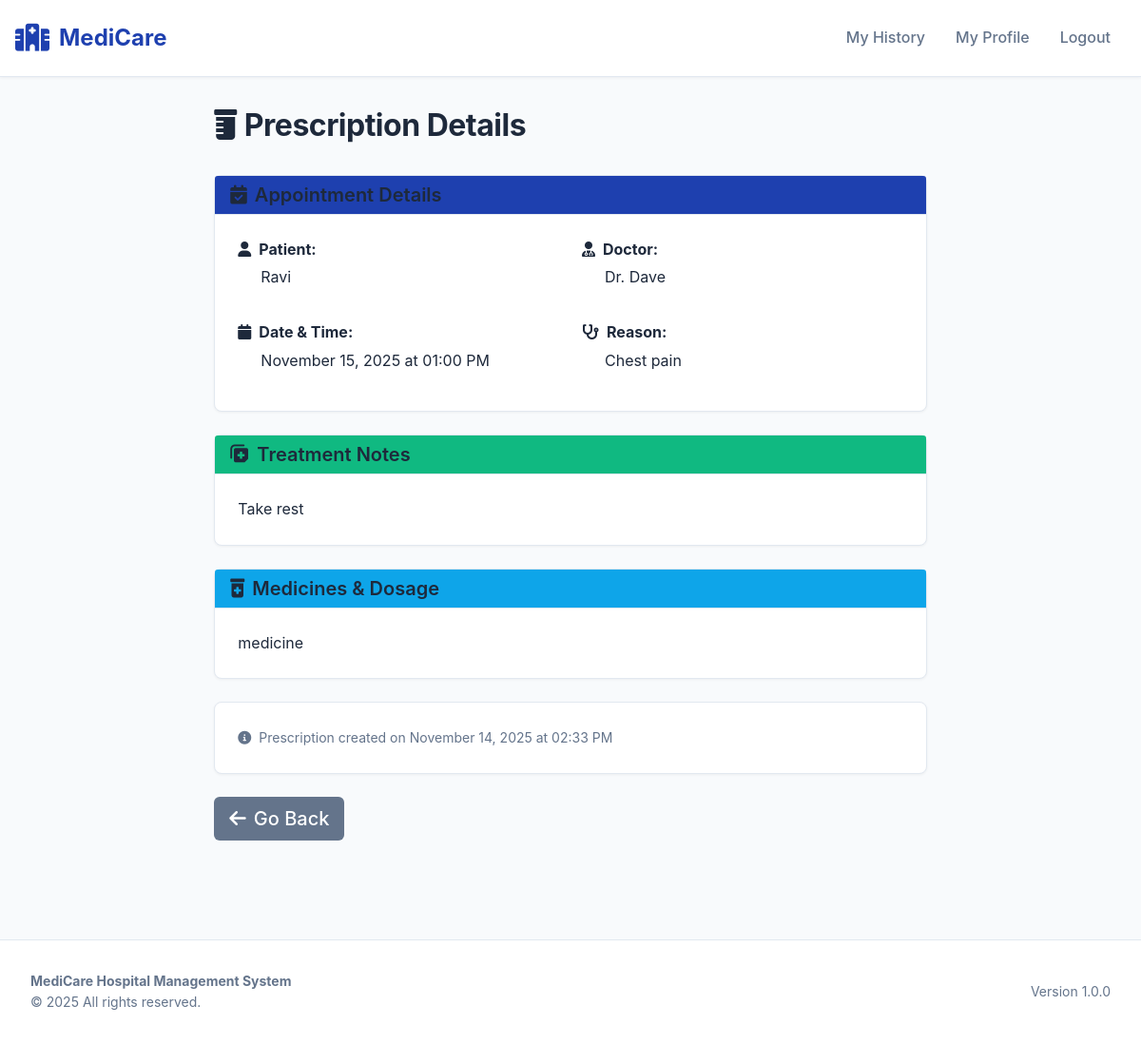
Page /prescription/view/4 on the committed database.
### application/models.py (models this page shows)
class User(db.Model):
    id = db.Column(db.Integer, primary_key=True)
    username = db.Column(db.String(80), unique = True, nullable = False)
    email = db.Column(db.String(100), unique = True, nullable = False)
    password = db.Column(db.String(20), nullable = False)
    phone = db.Column(db.String(15), nullable=True)
    type = db.Column(db.String(20), nullable = False, default='user')
    requests = db.relationship('Appointment', backref='user', lazy=True)

class Doctors(db.Model):
    id = db.Column(db.Integer, primary_key=True)
    name = db.Column(db.String(80), nullable = False)
    specialization = db.Column(db.String(100), nullable = False)
    email = db.Column(db.String(100), unique = True, nullable = False)
    password = db.Column(db.String(20), nullable = False)
    is_active = db.Column(db.Boolean, default=True, nullable=False)
    requests = db.relationship('Appointment', backref='doctor', lazy=True)
    slots = db.relationship('Slot', backref='doctor', lazy=True)

class Appointment(db.Model):
    __tablename__ = "appointments"
    id = db.Column(db.Integer, primary_key=True)
    user_id = db.Column(db.Integer, db.ForeignKey('user.id'), nullable=False)        # if your users table is 'user'
    doctor_id = db.Column(db.Integer, db.ForeignKey('doctors.id'), nullable=False)   # point to doctors table
    appointment_date = db.Column(db.DateTime, nullable=False)
    slot_id = db.Column(db.Integer, db.ForeignKey('slots.id'), nullable=True)
    reason = db.Column(db.String(500))   # store short reason
    status = db.Column(db.String(20), nullable=False, default='scheduled')
    created_at = db.Column(db.DateTime, default=datetime.utcnow)
    __table_args__ = (
        db.UniqueConstraint('doctor_id', 'appointment_date', name='uix_doctor_appointment_dt'),
    )

class Prescription(db.Model):
    __tablename__ = 'prescriptions'
    id = db.Column(db.Integer, primary_key=True)
    appointment_id = db.Column(db.Integer, db.ForeignKey('appointments.id'), nullable=False)
    doctor_id = db.Column(db.Integer, db.ForeignKey('doctors.id'), nullable=False)
    treatment_notes = db.Column(db.String(1000))  # treatment details
    prescription_text = db.Column(db.String(2000))  # medicine/prescription details
    image_path = db.Column(db.String(500))  # path to uploaded prescription image
    created_at = db.Column(db.DateTime, default=datetime.utcnow)
    appointment = db.relationship('Appointment', backref='prescription', uselist=False)
    doctor = db.relationship('Doctors', backref='prescriptions')

### application/controllers.py (the view)
@app.route('/prescription/view/<int:appointment_id>')
def view_prescription(appointment_id):
    appt = Appointment.query.get(appointment_id)
    if not appt:
        return redirect('/login')
    prescription = Prescription.query.filter_by(appointment_id=appointment_id).first()
    return render_template('view_prescription.html', appointment=appt, prescription=prescription)

### templates/view_prescription.html (shortened to what this page needs)
{% extends "base.html" %}
{% block nav_items %}
    <li class="nav-item">
        <a class="nav-link" href="/patient/history/{{ appointment.user_id }}">My History</a>
    </li>
    <li class="nav-item">
        <a class="nav-link" href="/patient/profile/{{ appointment.user_id }}">My Profile</a>
    </li>
    <li class="nav-item">
        <a class="nav-link" href="/logout">Logout</a>
    </li>
{% endblock %}
{% block content %}
<div class="row">
    <div class="col-lg-8 mx-auto">
        <h1 class="page-title">
            <i class="fas fa-prescription-bottle me-2"></i>Prescription Details
        </h1>
        <div class="card mb-4">
            <div class="card-header bg-primary text-white">
                <h5 class="mb-0">
                    <i class="fas fa-calendar-check me-2"></i>Appointment Details
                </h5>
            </div>
            <div class="card-body">
                <div class="row">
                    <div class="col-md-6 mb-3">
                        <p class="mb-1">
                            <strong><i class="fas fa-user me-2"></i>Patient:</strong>
                        </p>
                        <p class="ms-4">{{ appointment.user.username }}</p>
                    </div>
                    <div class="col-md-6 mb-3">
                        <p class="mb-1">
                            <strong><i class="fas fa-user-md me-2"></i>Doctor:</strong>
                        </p>
                        <p class="ms-4">Dr. {{ appointment.doctor.name }}</p>
                    </div>
                    <div class="col-md-6 mb-0">
                        <p class="mb-1">
                            <strong><i class="fas fa-calendar me-2"></i>Date & Time:</strong>
                        </p>
                        <p class="ms-4">{{ appointment.appointment_date.strftime('%B %d, %Y at %I:%M %p') }}</p>
                    </div>
                    <div class="col-md-6 mb-0">
                        <p class="mb-1">
                            <strong><i class="fas fa-stethoscope me-2"></i>Reason:</strong>
                        </p>
                        <p class="ms-4">{{ appointment.reason }}</p>
                    </div>
                </div>
            </div>
        </div>
        {% if prescription %}
            <div class="card mb-4">
                <div class="card-header bg-success text-white">
                    <h5 class="mb-0">
                        <i class="fas fa-notes-medical me-2"></i>Treatment Notes
                    </h5>
                </div>
                <div class="card-body">
                    <p class="mb-0">{{ prescription.treatment_notes }}</p>
                </div>
            </div>
            <div class="card mb-4">
                <div class="card-header bg-info text-white">
                    <h5 class="mb-0">
                        <i class="fas fa-prescription-bottle-alt me-2"></i>Medicines & Dosage
                    </h5>
                </div>
                <div class="card-body">
                    <p class="mb-0" style="white-space: pre-line;">{{ prescription.prescription_text }}</p>
                </div>
            </div>
            <div class="card mb-4">
                <div class="card-body">
                    <small class="text-muted">
                        <i class="fas fa-info-circle me-2"></i>Prescription created on {{ prescription.created_at.strftime('%B %d, %Y at %I:%M %p') }}
                    </small>
                </div>
            </div>
        {% endif %}
        <div class="mb-4">
            <a href="javascript:history.back()" class="btn btn-secondary btn-lg">
                <i class="fas fa-arrow-left me-2"></i>Go Back
            </a>
        </div>
    </div>
</div>
{% endblock %}

### templates/base.html (style rules this page uses)
:root { --primary: #1e40af; --primary-dark: #1e3a8a; --primary-light: #3b82f6; --secondary: #64748b; --success: #10b981; --warning: #f59e0b; --danger: #ef4444; --light-bg: #f8fafc; --border-color: #e2e8f0; --text-primary: #1e293b; --text-secondary: #64748b; }
* { margin: 0; padding: 0; box-sizing: border-box; }
body { background-color: var(--light-bg); color: var(--text-primary); font-family: -apple-system, BlinkMacSystemFont, 'Segoe UI', Roboto, 'Helvetica Neue', Arial, sans-serif; line-height: 1.6; }
.nav-link { color: var(--text-secondary) !important; font-weight: 500; margin: 0 8px; transition: color 0.2s ease; }
.page-title { font-size: 2rem; font-weight: 700; color: var(--text-primary); margin-bottom: 2rem; letter-spacing: -0.5px; }
h1, h2, h3, h4, h5, h6 { color: var(--text-primary); font-weight: 600; }
.text-muted { color: var(--text-secondary) !important; }
.card { border: 1px solid var(--border-color); border-radius: 8px; box-shadow: 0 1px 3px rgba(0, 0, 0, 0.05); transition: all 0.2s ease; margin-bottom: 1.5rem; }
.card-header { background: var(--light-bg); border-bottom: 1px solid var(--border-color); font-weight: 600; color: var(--text-primary); }
.card-header.bg-primary { background: var(--primary) !important; color: white !important; }
.card-header.bg-success { background: var(--success) !important; color: white !important; }
.card-header.bg-info { background: #0ea5e9 !important; color: white !important; }
.card-body { padding: 1.5rem; }
.btn { border-radius: 6px; font-weight: 500; padding: 0.5rem 1rem; transition: all 0.2s ease; border: none; }
.btn-secondary { background: var(--secondary); color: white; }

### templates/view_prescription.html (style rules this page uses)
.card-body p { line-height: 1.6; color: var(--text-primary); }

### rows in the picture
User: user.username "Ravi"
Doctors: doctor.name "Dave"
Appointment: appointment_date "November 15, 2025 at 01:00 PM", reason "Chest pain"
Prescription: treatment_notes "Take rest", prescription_text "medicine", created_at "November 14, 2025 at 02:33 PM"
